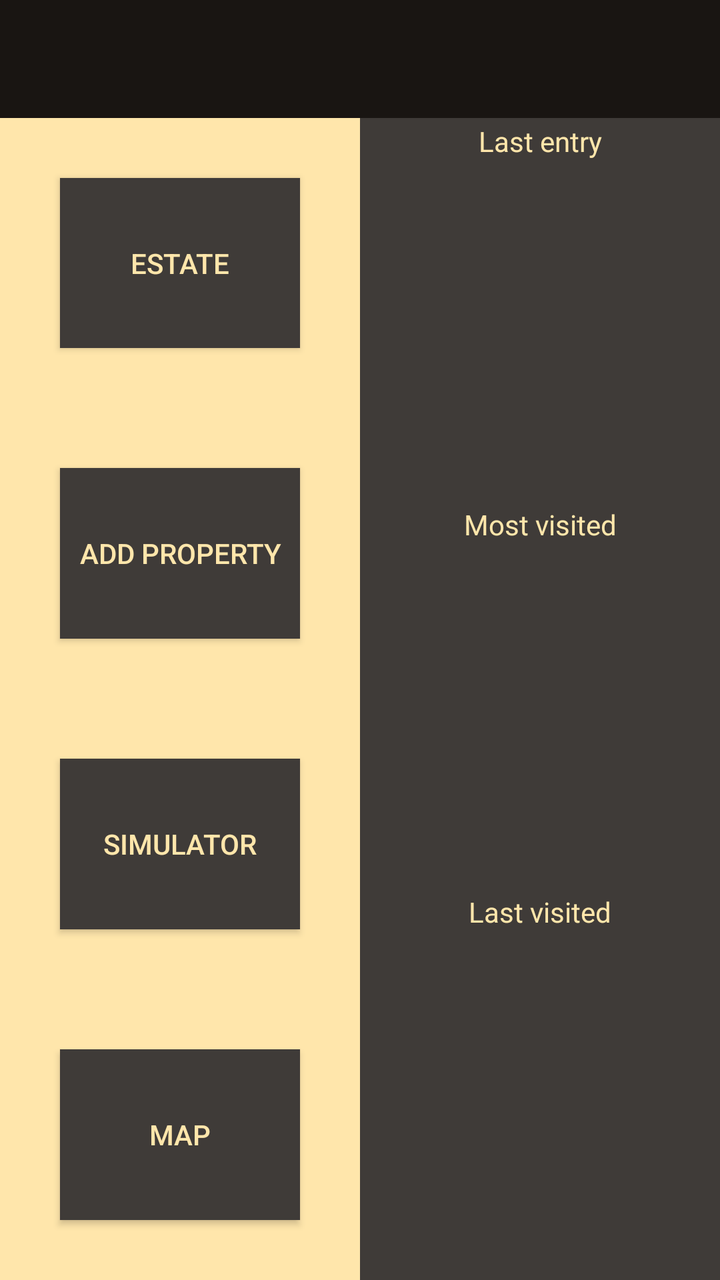
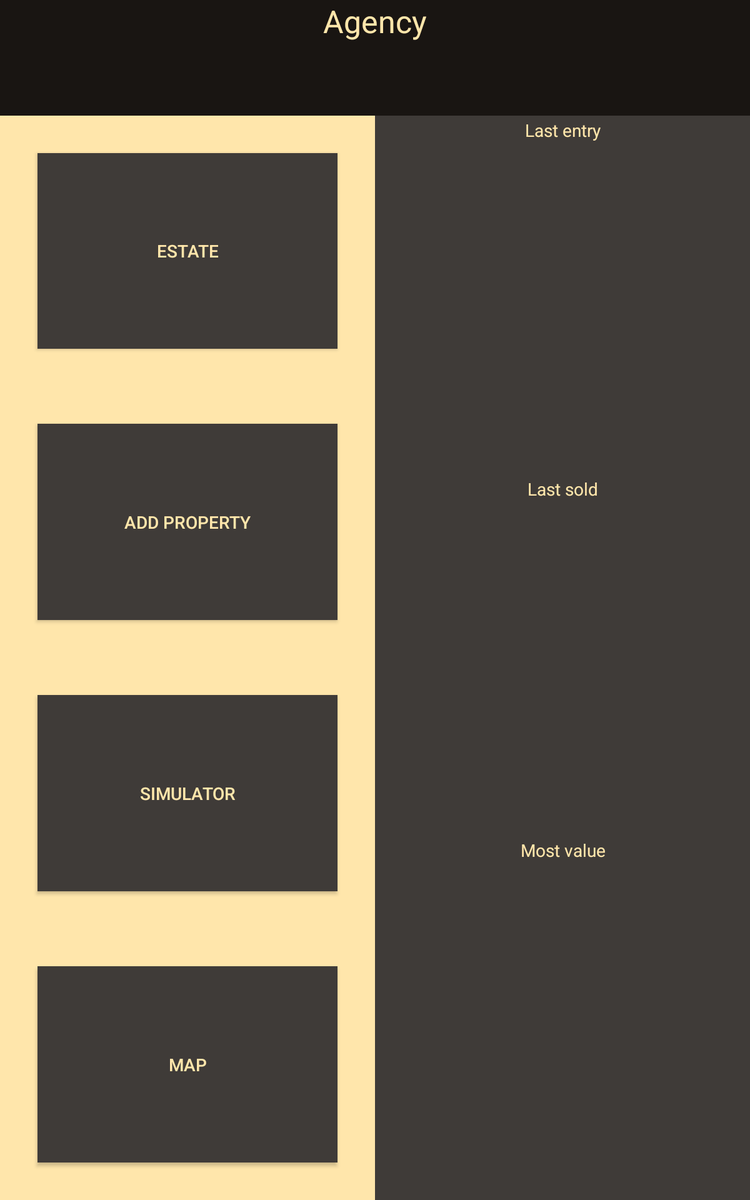

First picture: res/layout/ on a phone held upright. Second picture: the repository's own variant of that layout, on a device whose configuration matches the variant's folder. Source for both follows.
<!-- AndroidManifest.xml: activity theme AppTheme.NoActionBar -->
<!-- res/layout/fragment_main.xml -->
<?xml version="1.0" encoding="utf-8"?>
<layout xmlns:android="http://schemas.android.com/apk/res/android"
    xmlns:app="http://schemas.android.com/apk/res-auto"
    xmlns:tools="http://schemas.android.com/tools">

    <data>
        <variable
            name="agency"
            type="com.openclassrooms.realestatemanager.models.EstateAgency" />
        <variable
            name="handlers"
            type="com.openclassrooms.realestatemanager.feature.home.MainFragment" />
    </data>

    <androidx.constraintlayout.widget.ConstraintLayout
        android:layout_width="match_parent"
        android:layout_height="match_parent"
        android:background="@color/goldLight">

        <LinearLayout
            android:id="@+id/logo_fragment_main"
            android:layout_width="match_parent"
            android:layout_height="wrap_content"
            android:maxHeight="240dp"
            android:orientation="vertical"
            app:layout_constraintLeft_toLeftOf="parent"
            app:layout_constraintRight_toRightOf="parent"
            app:layout_constraintTop_toTopOf="parent">

            <ImageView

                android:layout_width="match_parent"
                android:layout_height="match_parent"
                android:background="@color/colorPrimary"
                android:contentDescription="@string/logo_image_description"
                app:image_resource="@{agency.logo}"
                app:layout_constraintBottom_toBottomOf="parent"
                app:layout_constraintEnd_toEndOf="parent"
                app:layout_constraintHorizontal_bias="1.0"
                app:layout_constraintStart_toStartOf="parent"
                app:layout_constraintTop_toTopOf="parent"
                app:layout_constraintVertical_bias="0.0" />
        </LinearLayout>

        <LinearLayout
            android:id="@+id/estate_info"
            android:layout_width="match_parent"
            android:layout_height="wrap_content"
            android:background="@color/colorPrimary"
            android:orientation="vertical"
            app:layout_constraintLeft_toLeftOf="parent"
            app:layout_constraintRight_toRightOf="parent"
            app:layout_constraintTop_toBottomOf="@id/logo_fragment_main">

            <TextView
                android:layout_width="wrap_content"
                android:layout_height="wrap_content"
                android:layout_gravity="center"
                android:text="@{agency.name}"
                android:textColor="@color/goldLight"
                android:textSize="25sp" />

            <TextView
                android:layout_width="wrap_content"
                android:layout_height="wrap_content"
                android:layout_gravity="center"
                android:layout_marginTop="5dp"
                android:text="@{agency.adress}"
                android:textColor="@color/goldLight"
                android:textSize="15sp" />

        </LinearLayout>

        <LinearLayout
            android:layout_width="match_parent"
            android:layout_height="0dp"
            android:baselineAligned="false"
            android:orientation="horizontal"
            android:weightSum="2"
            app:layout_constraintBottom_toBottomOf="parent"
            app:layout_constraintTop_toBottomOf="@+id/estate_info"
            app:layout_constraintVertical_bias="0.0"
            tools:layout_editor_absoluteX="0dp">

            <LinearLayout
                android:id="@+id/choice_area"
                android:layout_width="0dp"
                android:layout_height="match_parent"
                android:layout_weight="1"
                android:orientation="vertical"
                android:weightSum="4">

                <Button
                    android:id="@+id/button_estate"
                    android:layout_width="match_parent"
                    android:layout_height="wrap_content"
                    android:layout_gravity="center_horizontal"
                    android:layout_margin="30dp"
                    android:layout_weight="1"
                    android:background="@color/colorAccent"
                    android:text="ESTATE"
                    android:textColor="@color/goldLight" />

                <Button
                    android:id="@+id/button_add_property"
                    android:layout_width="match_parent"
                    android:layout_height="wrap_content"
                    android:layout_gravity="center_horizontal"
                    android:layout_margin="30dp"
                    android:layout_weight="1"
                    android:background="@color/colorAccent"
                    android:text="ADD PROPERTY"
                    android:textColor="@color/goldLight" />

                <Button
                    android:id="@+id/button_simulator"
                    android:layout_width="match_parent"
                    android:layout_height="wrap_content"
                    android:layout_gravity="center"
                    android:layout_margin="30dp"
                    android:layout_weight="1"
                    android:background="@color/colorAccent"
                    android:text="SIMULATOR"
                    android:textColor="@color/goldLight" />

                <Button
                    android:id="@+id/button_map"
                    android:layout_width="match_parent"
                    android:layout_height="wrap_content"
                    android:layout_gravity="center"
                    android:layout_margin="30dp"
                    android:layout_weight="1"
                    android:background="@color/colorAccent"
                    android:text="MAP"
                    android:textColor="@color/goldLight" />

            </LinearLayout>

            <LinearLayout
                android:layout_width="0dp"
                android:layout_height="match_parent"
                android:layout_weight="1"
                android:orientation="vertical"
                android:weightSum="3">

                <LinearLayout
                    android:layout_width="match_parent"
                    android:layout_height="0dp"
                    android:layout_weight="1"
                    android:background="@color/colorAccent"
                    android:orientation="vertical">

                    <TextView
                        android:layout_width="match_parent"
                        android:layout_height="wrap_content"
                        android:gravity="center_horizontal"
                        android:layout_margin="2dp"
                        android:textColor="@color/goldLight"
                        android:text="Last entry" />

                    <ImageView
                        android:id="@+id/img_last_entry"
                        android:layout_width="match_parent"
                        android:layout_height="match_parent"
                        android:scaleType="centerCrop"
                        />
                </LinearLayout>

                <LinearLayout
                    android:layout_width="match_parent"
                    android:layout_height="0dp"
                    android:layout_weight="1"
                    android:background="@color/colorAccent"
                    android:orientation="vertical">

                    <TextView
                        android:layout_width="match_parent"
                        android:layout_height="wrap_content"
                        android:gravity="center_horizontal"
                        android:textColor="@color/goldLight"
                        android:text="Most visited" />

                    <ImageView
                        android:id="@+id/most_visited"
                        android:layout_width="match_parent"
                        android:layout_height="match_parent"
                        android:scaleType="centerCrop"/>

                </LinearLayout>

                <LinearLayout
                    android:layout_width="match_parent"
                    android:layout_height="0dp"
                    android:layout_weight="1"
                    android:background="@color/colorAccent"
                    android:orientation="vertical">

                    <TextView
                        android:layout_width="match_parent"
                        android:layout_height="wrap_content"
                        android:gravity="center_horizontal"
                        android:textColor="@color/goldLight"
                        android:text="Last visited" />

                    <ImageView
                        android:id="@+id/last_visited"
                        android:layout_width="match_parent"
                        android:layout_height="match_parent"
                        android:scaleType="centerCrop"/>

                </LinearLayout>


            </LinearLayout>

        </LinearLayout>


    </androidx.constraintlayout.widget.ConstraintLayout>

</layout>
<!-- resources referenced by this layout -->
<resources>
  <color name="colorAccent">#3f3b38</color>
  <color name="colorPrimary">#191512</color>
  <color name="goldLight">#ffe6ab</color>
  <string name="logo_image_description">logo image</string>
  <style name="AppTheme.NoActionBar">
          <item name="windowActionBar">false</item>
          <item name="windowNoTitle">true</item>
      </style>
</resources>
<!-- res/layout-sw600dp/fragment_main.xml (the repository's variant of the layout above) -->
<!-- drawn on a 7-inch tablet held upright -->
<?xml version="1.0" encoding="utf-8"?>
<layout xmlns:android="http://schemas.android.com/apk/res/android"
    xmlns:app="http://schemas.android.com/apk/res-auto"
    xmlns:tools="http://schemas.android.com/tools">

    <data>
        <variable
            name="agency"
            type="com.openclassrooms.realestatemanager.models.EstateAgency" />
        <variable
            name="handlers"
            type="com.openclassrooms.realestatemanager.feature.home.MainFragment" />
    </data>

    <androidx.constraintlayout.widget.ConstraintLayout
        android:layout_width="match_parent"
        android:layout_height="match_parent"
        android:background="@color/goldLight">

        <LinearLayout
            android:id="@+id/logo_fragment_main"
            android:layout_width="match_parent"
            android:layout_height="wrap_content"
            android:maxHeight="240dp"
            android:orientation="vertical"
            app:layout_constraintLeft_toLeftOf="parent"
            app:layout_constraintRight_toRightOf="parent"
            app:layout_constraintTop_toTopOf="parent">


            <ImageView

                android:layout_width="match_parent"
                android:layout_height="match_parent"
                android:background="@color/colorPrimary"
                android:contentDescription="@string/logo_image_description"
                app:image_resource="@{agency.logo}"
                app:layout_constraintBottom_toBottomOf="parent"
                app:layout_constraintEnd_toEndOf="parent"
                app:layout_constraintHorizontal_bias="1.0"
                app:layout_constraintStart_toStartOf="parent"
                app:layout_constraintTop_toTopOf="parent"
                app:layout_constraintVertical_bias="0.0" />
        </LinearLayout>

        <LinearLayout
            android:id="@+id/estate_info"
            android:layout_width="match_parent"
            android:layout_height="wrap_content"
            android:background="@color/colorPrimary"
            android:orientation="vertical"
            app:layout_constraintLeft_toLeftOf="parent"
            app:layout_constraintRight_toRightOf="parent"
            app:layout_constraintTop_toBottomOf="@id/logo_fragment_main">

            <TextView
                android:id="@+id/agency_name"
                android:layout_width="wrap_content"
                android:layout_height="wrap_content"
                android:layout_gravity="center"
                android:text="Agency"
                android:textColor="@color/goldLight"
                android:textSize="25sp" />


            <TextView
                android:layout_width="wrap_content"
                android:layout_height="wrap_content"
                android:layout_gravity="center"
                android:text="@{agency.name}"
                android:textColor="@color/goldLight"
                android:textSize="25sp" />

            <TextView
                android:layout_width="wrap_content"
                android:layout_height="wrap_content"
                android:layout_gravity="center"
                android:layout_marginTop="5dp"
                android:text="@{agency.adress}"
                android:textColor="@color/goldLight"
                android:textSize="15sp" />

        </LinearLayout>

        <LinearLayout
            android:layout_width="match_parent"
            android:layout_height="0dp"
            android:baselineAligned="false"
            android:orientation="horizontal"
            android:weightSum="2"
            app:layout_constraintBottom_toBottomOf="parent"
            app:layout_constraintTop_toBottomOf="@+id/estate_info"
            app:layout_constraintVertical_bias="0.0"
            tools:layout_editor_absoluteX="0dp">

            <LinearLayout
                android:id="@+id/choice_area"
                android:layout_width="0dp"
                android:layout_height="match_parent"
                android:layout_weight="1"
                android:orientation="vertical"
                android:weightSum="4">

                <Button
                    android:id="@+id/button_estate"
                    android:layout_width="match_parent"
                    android:layout_height="wrap_content"
                    android:layout_gravity="center_horizontal"
                    android:layout_margin="30dp"
                    android:layout_weight="1"
                    android:background="@color/colorAccent"
                    android:text="ESTATE"
                    android:textColor="@color/goldLight" />

                <Button
                    android:id="@+id/button_add_property"
                    android:layout_width="match_parent"
                    android:layout_height="wrap_content"
                    android:layout_gravity="center_horizontal"
                    android:layout_margin="30dp"
                    android:layout_weight="1"
                    android:background="@color/colorAccent"
                    android:text="ADD PROPERTY"
                    android:textColor="@color/goldLight" />

                <Button
                    android:id="@+id/button_simulator"
                    android:layout_width="match_parent"
                    android:layout_height="wrap_content"
                    android:layout_gravity="center"
                    android:layout_margin="30dp"
                    android:layout_weight="1"
                    android:background="@color/colorAccent"
                    android:text="SIMULATOR"
                    android:textColor="@color/goldLight" />

                <Button
                    android:id="@+id/button_map"
                    android:layout_width="match_parent"
                    android:layout_height="wrap_content"
                    android:layout_gravity="center"
                    android:layout_margin="30dp"
                    android:layout_weight="1"
                    android:background="@color/colorAccent"
                    android:text="MAP"
                    android:textColor="@color/goldLight" />

            </LinearLayout>

            <LinearLayout
                android:layout_width="0dp"
                android:layout_height="match_parent"
                android:layout_weight="1"
                android:orientation="vertical"
                android:weightSum="3">

                <LinearLayout
                    android:layout_width="match_parent"
                    android:layout_height="0dp"
                    android:layout_weight="1"
                    android:background="@color/colorAccent"
                    android:orientation="vertical">

                    <TextView
                        android:layout_width="match_parent"
                        android:layout_height="wrap_content"
                        android:gravity="center_horizontal"
                        android:layout_margin="2dp"
                        android:textColor="@color/goldLight"
                        android:text="Last entry" />

                    <ImageView
                        android:id="@+id/img_last_entry"
                        android:layout_width="match_parent"
                        android:layout_height="match_parent"
                        android:scaleType="centerCrop"
                        />
                </LinearLayout>

                <LinearLayout
                    android:layout_width="match_parent"
                    android:layout_height="0dp"
                    android:layout_weight="1"
                    android:background="@color/colorAccent"
                    android:orientation="vertical">

                    <TextView
                        android:layout_width="match_parent"
                        android:layout_height="wrap_content"
                        android:gravity="center_horizontal"
                        android:textColor="@color/goldLight"
                        android:text="Last sold" />

                    <ImageView
                        android:id="@+id/most_visited"
                        android:layout_width="match_parent"
                        android:layout_height="match_parent"
                        android:scaleType="centerCrop"/>

                </LinearLayout>

                <LinearLayout
                    android:layout_width="match_parent"
                    android:layout_height="0dp"
                    android:layout_weight="1"
                    android:background="@color/colorAccent"
                    android:orientation="vertical">

                    <TextView
                        android:layout_width="match_parent"
                        android:layout_height="wrap_content"
                        android:gravity="center_horizontal"
                        android:textColor="@color/goldLight"
                        android:text="Most value" />

                    <ImageView
                        android:id="@+id/last_visited"
                        android:layout_width="match_parent"
                        android:layout_height="match_parent"
                        android:scaleType="centerCrop"/>

                </LinearLayout>


            </LinearLayout>

        </LinearLayout>


    </androidx.constraintlayout.widget.ConstraintLayout>

</layout>
